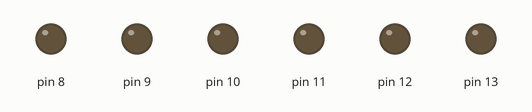
Recording of a sketch running on a simulated Arduino Uno, built with avr-gcc and run on an emulated ATmega328P. Shown: output pins drawn as LEDs (lit = HIGH).

Above: at 0.1 s.
At 5.1 s:
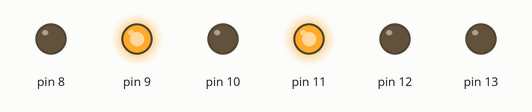
At 10.1 s:
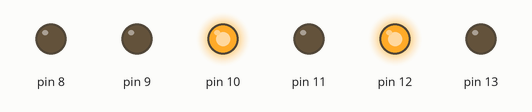
At 20.1 s:
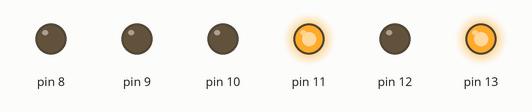
At 30.1 s:
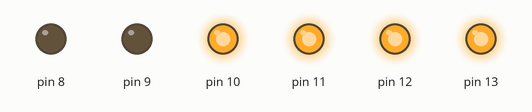
At 39.75 s:
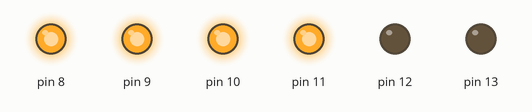
Timing chart, 0 to 40.0 s (numbered marks = the images above):
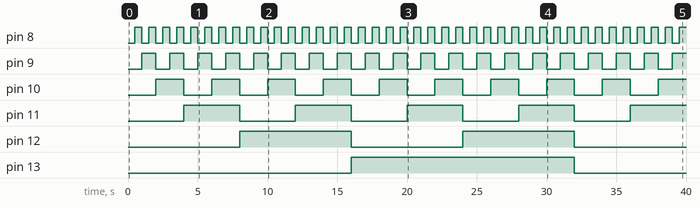

Measured:
- by itself, pin 8: alternates HIGH for 0.50 s and LOW for 0.50 s
- by itself, pin 9: alternates HIGH for 1.0 s and LOW for 1.0 s
- by itself, pin 10: alternates HIGH for 2.0 s and LOW for 2.0 s
- by itself, pin 11: alternates HIGH for 4.0 s and LOW for 4.0 s
- by itself, pin 12: alternates HIGH for 8.0 s and LOW for 8.0 s
- by itself, pin 13: LOW → HIGH at 16.0 s, → LOW 16.0 s later

The sketch:

binaryCount.ino
```cpp
void setup() {
  for (int i = 8; i <= 13; i++) {
    pinMode(i, OUTPUT);
  }
}

void loop() {
  for (int n = 0; n < 64; n++) {
    for (int i = 0; i < 6; i++) {
      int bitVal = (n >> i) & 1;
      digitalWrite(i+8, bitVal);
    }
    delay(500);
  }
}
```
